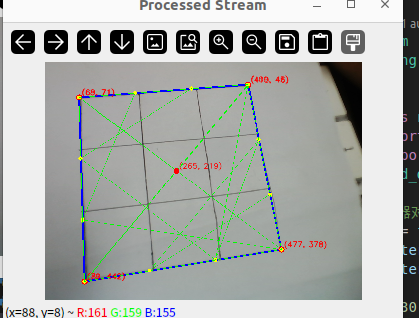
#> input picture image.jpg, 419 x 318 px, given in place of the camera
$ python camtest.py
#> lines starting #> are read from the running program, lines starting #| are printed output that depends on the picture; after the words box and inside, x2 and y2 are one past the last pixel; in counts of white or black regions, pixels touching at a corner belong together
import cv2
import numpy as np

def detect_chessboard_from_camera():
    # 打开摄像头
    cap = cv2.VideoCapture(2)  # 参数0表示默认摄像头

    while True:
        # 读取摄像头画面
        ret, frame = cap.read()
#> frame is the input picture: shape (318, 419, 3); mean B, G, R 171.9, 174.8, 171.9
        if not ret:
            print("无法读取摄像头画面")
            break

        # 转换为灰度图
        gray = cv2.cvtColor(frame, cv2.COLOR_BGR2GRAY)
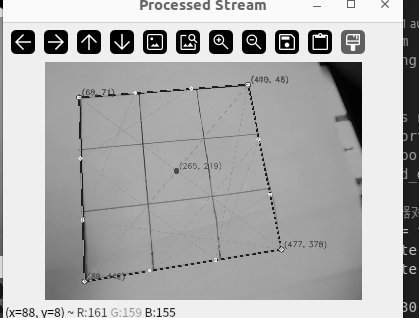
#> gray: shape (318, 419); min 0, max 255, mean 173.6


        # 使用边缘检测
        edges = cv2.Canny(gray, 50, 150)
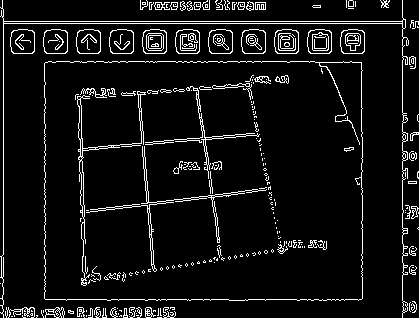
#> edges: shape (318, 419); 7.2% white in thin lines or dots

        # 使用霍夫直线变换检测棋盘线条
        lines = cv2.HoughLinesP(edges, 1, np.pi / 180, 100, minLineLength=100, maxLineGap=10)
#> lines = 19 rows, first 6: [3, 23, 418, 23], [3, 21, 418, 21], [3, 317, 3, 9], [245, 299, 361, 299], [402, 317, 402, 0], [48, 61, 314, 61]
        if lines is not None:
            for line in lines:
                x1, y1, x2, y2 = line[0]
                cv2.line(frame, (x1, y1), (x2, y2), (0, 255, 0), 2)
#> this loop made 19 passes
#> (x1, y1, x2, y2) on passes 1 to 12: (3, 23, 418, 23), (3, 21, 418, 21), (3, 317, 3, 9), (245, 299, 361, 299), (402, 317, 402, 0), (48, 61, 314, 61), (81, 212, 270, 189), (80, 211, 270, 187), (44, 298, 44, 63), (362, 298, 362, 188), (80, 148, 253, 133), (137, 93, 152, 268)
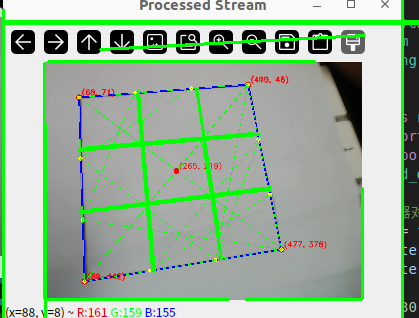
#> frame: shape (318, 419, 3); 8.05% of pixels changed, all inside (x1, y1, x2, y2) = (2, 0, 419, 318)

        # 检测棋子 (假设棋子为圆形)
        circles = cv2.HoughCircles(gray, cv2.HOUGH_GRADIENT, dp=1.2, minDist=20,
                                   param1=50, param2=30, minRadius=10, maxRadius=30)
#> circles = [[203.4, 221.4, 25.24], [306.6, 42.6, 21.4], [162.6, 42.6, 20.08], [192.6, 36.6, 16.12], [126.6, 41.4, 19.96], [216.6, 42.6, 22.72], [282.6, 42.6, 10.42]]
        if circles is not None:
            circles = np.uint16(np.around(circles))
#> circles = [[203, 221, 25], [307, 43, 21], [163, 43, 20], [193, 37, 16], [127, 41, 20], [217, 43, 23], [283, 43, 10]]
            for i in circles[0, :]:
                center = (i[0], i[1])  # 圆心
                radius = i[2]          # 半径
                cv2.circle(frame, center, radius, (0, 0, 255), 3)
#> this loop made 7 passes
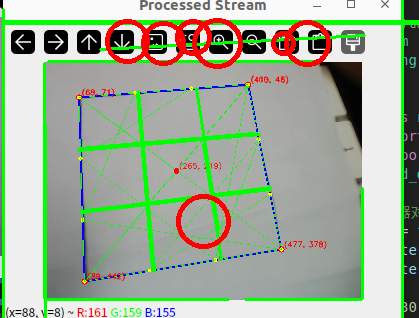
#> frame: shape (318, 419, 3); 3% of pixels changed, all inside (x1, y1, x2, y2) = (105, 18, 331, 249)

        # 显示检测结果
        cv2.imshow("Chessboard Detection", frame)

        # 按 'q' 退出循环
        if cv2.waitKey(1) & 0xFF == ord('q'):
#> (key q is pressed here)
            break

    # 释放摄像头资源并关闭窗口
    cap.release()
    cv2.destroyAllWindows()

# 调用摄像头检测函数
detect_chessboard_from_camera()
